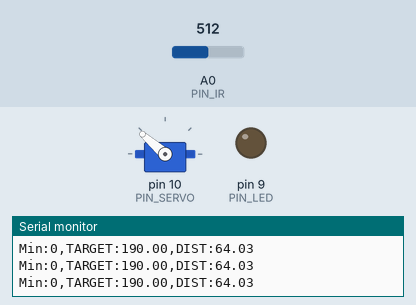
Simulated run of this sketch. Board: Arduino Uno, built with avr-gcc and run on an emulated ATmega328P. On the bench: servo, output pins drawn as LEDs (lit = HIGH), the last lines printed to the serial monitor. Inputs (shaded band) come from the test bench; at power-on: A0 (PIN_IR) = 512.

Above: at 1.2 s.
1.3 s: A0 (PIN_IR) set to 180
2.8 s: A0 (PIN_IR) set to 155
At 3.2 s:
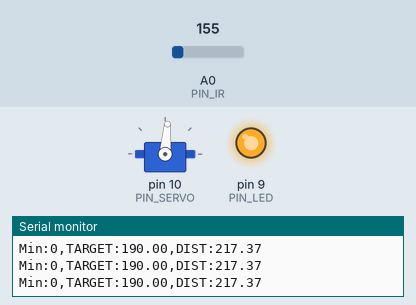
4.3 s: A0 (PIN_IR) set to 200
At 5.5 s:
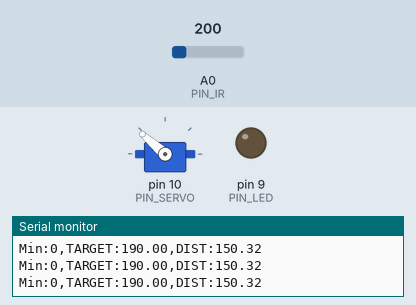
5.8 s: A0 (PIN_IR) set to 122
At 6.7 s:
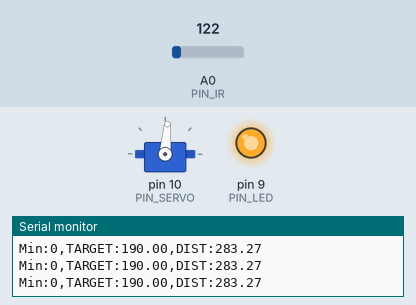
7.3 s: A0 (PIN_IR) set to 306
At 7.9 s:
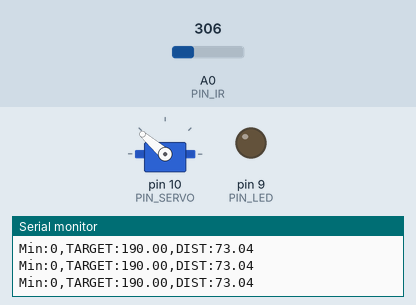
Timing chart, 0 to 9.8 s (numbered marks = the images above; inputs shaded):
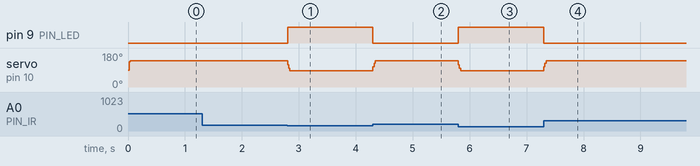

Measured:
- the behaviour switches between 172 and 171 on A0 (PIN_IR) (found by bisection; images 0 and 1)
- after the input at 2.8 s, pin 9 (PIN_LED): LOW → HIGH at once; servo on pin 10 (PIN_SERVO): 139° → 85° at once
- after the input at 4.3 s, pin 9 (PIN_LED): HIGH → LOW at once; servo on pin 10 (PIN_SERVO): 85° → 139° at once
- after the input at 5.8 s, pin 9 (PIN_LED): LOW → HIGH at once; servo on pin 10 (PIN_SERVO): 139° → 85° at once
- after the input at 7.3 s, pin 9 (PIN_LED): HIGH → LOW at once; servo on pin 10 (PIN_SERVO): 85° → 139° at once

The sketch:

22_bangbangcontrol.ino
```cpp
#include <Servo.h>

// Arduino pin assignment
#define PIN_LED 9
#define PIN_SERVO 10
#define PIN_IR A0
#define PIN_VAR A3

// Event interval parameters
#define _INTERVAL_DIST    20 // distance sensor interval (unit: ms)
#define _INTERVAL_SERVO   20 // servo interval (unit: ms)
#define _INTERVAL_SERIAL  20 // serial interval (unit: ms)

// EMA filter configuration for the IR distance sensor
#define _EMA_ALPHA 0.5      // EMA weight (range: 0 to 1)
                          // Setting _EMA_ALPHA to 0 effectively disables EMA filter.

// Servo adjustment
#define _DUTY_MAX 2360  // Servo angle: D degree
#define _DUTY_NEU 1700  // Servo angle: 0 degree
#define _DUTY_MIN 980   // Servo angle: E degree
#define _SERVO_ANGLE_DIFF 90 // Replace with |D - E| degree
#define _SERVO_SPEED 700 // servo speed limit (unit: degree/second)

#define _BANGBANG_RANGE 280

// global variables
float dist_filtered, dist_ema, dist_target; // unit: mm

Servo myservo;

int duty_change_per_interval; // maximum duty difference per interval
int duty_target;    // Target duty
int duty_curr;      // Current duty

unsigned long last_sampling_time_dist;   // unit: msec
unsigned long last_sampling_time_servo;  // unit: msec
unsigned long last_sampling_time_serial; // unit: msec

bool event_dist, event_servo, event_serial; // event triggered?

void setup() {
  // initialize GPIO pins
  pinMode(PIN_LED,OUTPUT);
  myservo.attach(PIN_SERVO);
  duty_target = duty_curr = _DUTY_NEU;

  // convert angular speed into duty change per interval.
  duty_change_per_interval =
    (_DUTY_MAX - _DUTY_MIN) * (_SERVO_SPEED / (float) _SERVO_ANGLE_DIFF) * (_INTERVAL_SERVO / 1000.0);

  // initialize serial port
  Serial.begin(1000000);

  // Set a target distance
  dist_target = 190; // 15.5 cm, the center of the rail
}

void loop() {
  unsigned long time_curr = millis();

  // wait until next event time
  if (time_curr >= (last_sampling_time_dist + _INTERVAL_DIST)) {
        last_sampling_time_dist += _INTERVAL_DIST;
        event_dist = true;
  }
  if (time_curr >= (last_sampling_time_servo + _INTERVAL_SERVO)) {
        last_sampling_time_servo += _INTERVAL_SERVO;
        event_servo = true;
  }
  if (time_curr >= (last_sampling_time_serial + _INTERVAL_SERIAL)) {
        last_sampling_time_serial += _INTERVAL_SERIAL;
        event_serial = true;
  }

  if(event_dist) {
    event_dist = false;

    // get a distance reading from the distance sensor
    dist_filtered = volt_to_distance(ir_sensor_filtered(8, 0.5)); // Replace n with your desired value
    dist_ema = _EMA_ALPHA * dist_ema + (1.0 - _EMA_ALPHA) * dist_filtered;

    // bang bang control
    if(dist_target > dist_ema) { // Replace 1 with a proper test expression using dist_target and dist_ema.
      duty_target = _DUTY_NEU + _BANGBANG_RANGE; // Complete this line using _BANGBANG_RANGE.
      digitalWrite(PIN_LED, 0);
    }
    else {
      duty_target = _DUTY_NEU - _BANGBANG_RANGE; // Complete this line using _BANGBANG_RANGE.
      digitalWrite(PIN_LED, 1);
    }
  }

  if(event_servo) {
    event_servo = false;

    // adjust duty_curr toward duty_target by duty_change_per_interval
    if (duty_target > duty_curr) {
      duty_curr += duty_change_per_interval;
      if (duty_curr > duty_target)
          duty_curr = duty_target;
    } else {
      duty_curr -= duty_change_per_interval;
      if (duty_curr < duty_target)
        duty_curr = duty_target;
    }
    // update servo position
    if(duty_curr > _DUTY_MAX) duty_curr = _DUTY_MAX; // for servo arm protection
    if(duty_curr < _DUTY_MIN) duty_curr = _DUTY_MIN;
    myservo.writeMicroseconds(duty_curr);
  }

  if(event_serial) {
    event_serial = false;
// output the read value to the serial port
    Serial.print("Min:0,TARGET:"); Serial.print(dist_target);
    Serial.print(",DIST:");
    Serial.println(dist_ema);
  }
}

float volt_to_distance(int a_value)
{
// Replace the below line with the equation obtained from nonlinear regression analysis
  return  680 + (-4.39) * a_value + 0.0103* a_value * a_value + (-7.96E-06) * a_value * a_value * a_value;
}

unsigned int ir_sensor_filtered(unsigned int n, float position)
{
  // Eliminate spiky noise of an IR distance sensor by repeating measurement and taking a middle value
  // n: number of measurement repetition
  // position: the percentile of the sample to be taken (0.0 <= position <= 1.0)

  // The output of Sharp infrared sensor includes lots of spiky noise.
  // To eliminate such a spike, ir_sensor_filtered() performs the following two steps:
  // Step 1. Repeat measurement n times and collect n * position smallest samples, where 0 <= postion <= 1.
  // Step 2. Return the largest sample among the collected ones.

  unsigned int *ir_val, tmp, ret_idx, ret_val;
  unsigned int start_time;

  ret_idx = (unsigned int) ceil(n * position);

  // Step 1. Repeat measurement n times and collect n * position smallest samples.
  // Note: simple implementation requires an array of n elements to store n samples.
  // Instead, we can save memory by allocating an array of (n * position + 1) elements.

  ir_val = (unsigned int*) malloc(sizeof(unsigned int) * (ret_idx + 2));
  ir_val[0] = analogRead(PIN_IR);

  for (int i = 1; i < n; i++) {
    int j;
    if(i < ret_idx + 1) {
      ir_val[i] = analogRead(PIN_IR);
      j = i - 1;
    }
    else {
      ir_val[ret_idx + 1] = analogRead(PIN_IR);
      j = ret_idx;
    }

    for( ; j >= 0; j--) {
      if(ir_val[j] > ir_val[j+1]) {
        tmp = ir_val[j];
        ir_val[j] = ir_val[j+1];
        ir_val[j+1] = tmp;
      }
    }
  }

  // Step 2. Return the largest sample among the collected ones.
  if(position > 0.0) ret_val = ir_val[ret_idx];
  else ret_val = ir_val[0];

  free(ir_val);

  return ret_val;
}
```
